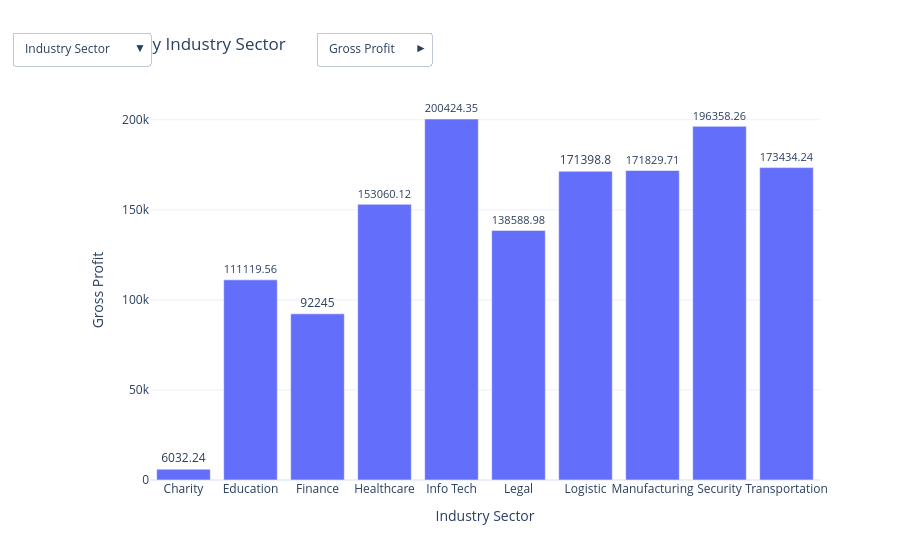

Notebook code cell kept with this figure:
### Code cell
import plotly.graph_objects as go
import pandas as pd

# -----------------------------------------
# Metrics available
# -----------------------------------------
metrics = {
    "Gross Profit": "GROSS_PROFIT",
    "Gross Margin": "GROSS_MARGIN",
    "NPS": "NPS RATING"
}

# -----------------------------------------
# Segmentations available
# -----------------------------------------
segmentations = {
    "Industry Sector": "SECTOR",
    "Client Type": "TYPE",
    "Organisation Size": "STAFF STRENGTH",
    "Country": "COUNTRY"
}

# -----------------------------------------
# Aggregate data
# -----------------------------------------
aggregated = {}

for seg_name, seg_col in segmentations.items():

    grouped = (
        df_merged
        .groupby(seg_col)
        .agg({
            "GROSS_PROFIT":"mean",
            "GROSS_MARGIN":"mean",
            "NPS RATING":"mean"
        })
        .reset_index()
    )

    aggregated[seg_name] = grouped

# -----------------------------------------
# Default view
# -----------------------------------------
default_segment = "Industry Sector"
default_metric = "Gross Profit"

default_df = aggregated[default_segment]

fig = go.Figure()

fig.add_trace(

    go.Bar(

        x=default_df["SECTOR"],
        y=default_df[metrics[default_metric]],

        text=round(default_df[metrics[default_metric]],2),
        textposition="outside",

        hovertemplate=
        "<b>%{x}</b><br>"
        + default_metric
        + ": %{y:.2f}<extra></extra>"

    )

)

# -----------------------------------------
# Create update menus
# -----------------------------------------

buttons = []

for seg_name, seg_col in segmentations.items():

    grouped = aggregated[seg_name]

    submenu = []

    for metric_name, metric_col in metrics.items():

        submenu.append(

            dict(

                label=metric_name,

                method="update",

                args=[

                    {

                        "x":[grouped[seg_col]],

                        "y":[grouped[metric_col]],

                        "text":[round(grouped[metric_col],2)]

                    },

                    {

                        "title":f"{metric_name} by {seg_name}",

                        "xaxis":{"title":seg_name},

                        "yaxis":{"title":metric_name}

                    }

                ]

            )

        )

    buttons.append(

        dict(

            label=seg_name,

            method="animate",

            args=[None],

            execute=False

        )

    )

# -----------------------------------------
# Build frames
# -----------------------------------------

frames = []

for seg_name, seg_col in segmentations.items():

    grouped = aggregated[seg_name]

    for metric_name, metric_col in metrics.items():

        frame_name = f"{seg_name}-{metric_name}"

        frames.append(

            go.Frame(

                name=frame_name,

                data=[

                    go.Bar(

                        x=grouped[seg_col],

                        y=grouped[metric_col],

                        text=round(grouped[metric_col],2),

                        textposition="outside"

                    )

                ],

                layout=go.Layout(

                    title=f"{metric_name} by {seg_name}",

                    xaxis=dict(title=seg_name),

                    yaxis=dict(title=metric_name)

                )

            )

        )

fig.frames = frames

# -----------------------------------------
# Segment dropdown
# -----------------------------------------

segment_buttons = []

for seg_name in segmentations:

    segment_buttons.append(

        dict(

            label=seg_name,

            method="animate",

            args=[[f"{seg_name}-{default_metric}"],
                  {"mode":"immediate"}]

        )

    )

# -----------------------------------------
# Metric buttons
# -----------------------------------------

metric_buttons = []

for metric_name in metrics:

    metric_buttons.append(

        dict(

            label=metric_name,

            method="animate",

            args=[[f"{default_segment}-{metric_name}"],
                  {"mode":"immediate"}]

        )

    )

# -----------------------------------------
# Layout
# -----------------------------------------

fig.update_layout(

    title="Gross Profit by Industry Sector",

    template="plotly_white",

    xaxis_title="Industry Sector",

    yaxis_title="Gross Profit",

    updatemenus=[

        dict(

            buttons=segment_buttons,

            direction="down",

            x=0,

            y=1.18,

            showactive=True

        ),

        dict(

            buttons=metric_buttons,

            direction="right",

            x=0.42,

            y=1.18,

            showactive=True

        )

    ]

)

fig.show()

### Figure 1 — Plotly figure (JSON) as saved in the notebook; plotly's stock layout.template omitted (floating-point values rounded to 4 significant figures)
{"data": [{"hovertemplate": "<b>%{x}</b><br>Gross Profit: %{y:.2f}<extra></extra>", "text": [6032.0, 111100.0, 92245, 153100.0, 200400.0, 138600.0, 171400.0, 171800.0, 196400.0, 173400.0], "textposition": "outside", "type": "bar", "x": ["Charity", "Education", "Finance", "Healthcare", "Info Tech", "Legal", "Logistic", "Manufacturing", "Security", "Transportation"], "y": [6032.0, 111100.0, 92245, 153100.0, 200400.0, 138600.0, 171400.0, 171800.0, 196400.0, 173400.0]}], "layout": {"title": {"text": "Gross Profit by Industry Sector"}, "updatemenus": [{"buttons": [{"args": [["Industry Sector-Gross Profit"], {"mode": "immediate"}], "label": "Industry Sector", "method": "animate"}, {"args": [["Client Type-Gross Profit"], {"mode": "immediate"}], "label": "Client Type", "method": "animate"}, {"args": [["Organisation Size-Gross Profit"], {"mode": "immediate"}], "label": "Organisation Size", "method": "animate"}, {"args": [["Country-Gross Profit"], {"mode": "immediate"}], "label": "Country", "method": "animate"}], "direction": "down", "showactive": true, "x": 0, "y": 1.18}, {"buttons": [{"args": [["Industry Sector-Gross Profit"], {"mode": "immediate"}], "label": "Gross Profit", "method": "animate"}, {"args": [["Industry Sector-Gross Margin"], {"mode": "immediate"}], "label": "Gross Margin", "method": "animate"}, {"args": [["Industry Sector-NPS"], {"mode": "immediate"}], "label": "NPS", "method": "animate"}], "direction": "right", "showactive": true, "x": 0.42, "y": 1.18}], "xaxis": {"title": {"text": "Industry Sector"}}, "yaxis": {"title": {"text": "Gross Profit"}}}}
